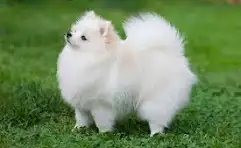
#> input picture imagenpomerian.jpg, 241 x 148 px
$ python act4-opencv-0117.py
#> lines starting #> are read from the running program, lines starting #| are printed output that depends on the picture; after the words box and inside, x2 and y2 are one past the last pixel; in counts of white or black regions, pixels touching at a corner belong together

# ==============================================================================
# 0. IMPORTACIÓN DE LIBRERÍAS
# ==============================================================================
import cv2  # Importa la librería OpenCV para procesamiento de imágenes y visión artificial.
import numpy as np  # Importa NumPy para manejar las imágenes como arreglos/matrices matemáticas.
import sys  # Importa Sys para poder detener el programa de forma segura si ocurre un error.

# ==============================================================================
# 1. LECTURA DE LA IMAGEN DESDE LA CARPETA
# ==============================================================================
print("\n1. LECTURA DE IMÁGENES")  # Imprime el título de la sección en la consola.
imagenpomerian = cv2.imread('imagenpomerian.jpg')  # Lee la imagen y la guarda como matriz.
#> imagenpomerian is the input picture: shape (148, 241, 3); mean B, G, R 98.4, 140.5, 115.7
print("-+-+-+-+-Matias Lopez NC 0117-+-+-+-+-+-")

if imagenpomerian is None:
    print("Error: No se pudo leer 'imagenpomerian.jpg'. Revisa el nombre y ubicación.")
    sys.exit()
else:
    print("Imagen cargada exitosamente.")

cv2.putText(imagenpomerian, 'MATIAS LOPEZ NC 0117', (10, 30),
            cv2.FONT_HERSHEY_SIMPLEX, 0.7, (0, 0, 255), 2)
#> imagenpomerian: shape (148, 241, 3); 4.49% of pixels changed, all inside (x1, y1, x2, y2) = (12, 14, 239, 32)

# ==============================================================================
# 2. PROPIEDADES DE LA IMAGEN
# ==============================================================================
print("\n2. PROPIEDADES DE LA IMAGEN")
height, width, channels = imagenpomerian.shape
#> height = 148; width = 241; channels = 3
print(f"Dimensiones de la imagen: {width}x{height} píxeles")
#| Dimensiones de la imagen: 241x148 píxeles
print(f"Número de canales de color: {channels}")
#| Número de canales de color: 3
print(f"Tipo de dato de la imagen: {imagenpomerian.dtype}")
#| Tipo de dato de la imagen: uint8
print(f"Total de datos/píxeles: {imagenpomerian.size}")
#| Total de datos/píxeles: 107004

# ==============================================================================
# 3. VISUALIZACIÓN DE LA IMAGEN ORIGINAL
# ==============================================================================
print("\n3. MOSTRANDO IMAGEN ORIGINAL")
print("Presiona cualquier tecla sobre la ventana de la imagen para continuar...")
cv2.imshow('imagenpomerian NC 0117 matias lopez', imagenpomerian)
cv2.waitKey(0)

# ==============================================================================
# 4. ACCESO Y MODIFICACIÓN DE PÍXELES INDIVIDUALES
# ==============================================================================
print("\n4. ACCEDIENDO Y MODIFICANDO PÍXELES")
pixel_img = imagenpomerian.copy()

y, x = 100, 150
pixel = pixel_img[y, x]
#> pixel = [200, 198, 198]
print(f"Valor del píxel en ({x}, {y}): {pixel} (Formato BGR)")
#| Valor del píxel en (150, 100): [200 198 198] (Formato BGR)

pixel_img[y, x] = [0, 0, 255]
#> pixel_img: shape (148, 241, 3); mean B, G, R 94, 133.7, 121.7
cv2.circle(pixel_img, (x, y), 15, (0, 255, 255), 2)
#> pixel_img: shape (148, 241, 3); mean B, G, R 92.5, 134.2, 122.2

cv2.putText(pixel_img, 'MATIAS LOPEZ NC 0117', (10, 30),
            cv2.FONT_HERSHEY_SIMPLEX, 0.7, (0, 0, 255), 2)

cv2.imshow('Pixel Modificado NC 0117 Matias Lopez', pixel_img)
cv2.waitKey(0)

# ==============================================================================
# 5. REGIÓN DE INTERÉS (ROI - REGION OF INTEREST)
# ==============================================================================
print("\n5. REGIÓN DE INTERÉS (ROI)")
roi_img = imagenpomerian.copy()

roi = roi_img[50:200, 100:300]
cv2.rectangle(roi_img, (100, 50), (300, 200), (0, 255, 0), 2)
#> roi_img: shape (148, 241, 3); mean B, G, R 91, 135.3, 118.4

cv2.putText(roi_img, 'MATIAS LOPEZ NC 0117', (10, 30),
            cv2.FONT_HERSHEY_SIMPLEX, 0.7, (0, 0, 255), 2)

cv2.imshow('Imagen con ROI marcada', roi_img)
cv2.waitKey(0)

roi = roi.copy()
cv2.putText(roi, 'MATIAS LOPEZ NC 0117', (5, 25),
            cv2.FONT_HERSHEY_SIMPLEX, 0.5, (0, 0, 255), 1)
#> roi: shape (98, 141, 3); mean B, G, R 105.5, 146.1, 121.8

cv2.imshow('ROI Extraida (Recorte)', roi)
cv2.waitKey(0)

# ==============================================================================
# 6. SEPARACIÓN Y FUSIÓN DE CANALES DE COLOR (BGR)
# ==============================================================================
print("\n6. SEPARANDO Y FUSIONANDO CANALES")
b, g, r = cv2.split(imagenpomerian)

cv2.putText(b, 'MATIAS LOPEZ NC 0117', (10, 30),
            cv2.FONT_HERSHEY_SIMPLEX, 0.5, 255, 1)
#> b: shape (148, 241); min 0, max 255, mean 95.9
cv2.imshow('Canal Azul (Escala de grises)', b)

cv2.putText(g, 'MATIAS LOPEZ NC 0117', (10, 30),
            cv2.FONT_HERSHEY_SIMPLEX, 0.5, 255, 1)
#> g: shape (148, 241); min 0, max 255, mean 135.4
cv2.imshow('Canal Verde (Escala de grises)', g)

cv2.putText(r, 'MATIAS LOPEZ NC 0117', (10, 30),
            cv2.FONT_HERSHEY_SIMPLEX, 0.5, 255, 1)
#> r: shape (148, 241); min 0, max 255, mean 122.3
cv2.imshow('Canal Rojo (Escala de grises)', r)

cv2.waitKey(0)

zeros = np.zeros_like(b)
blue_img = cv2.merge([b, zeros, zeros])
green_img = cv2.merge([zeros, g, zeros])
red_img = cv2.merge([zeros, zeros, r])

cv2.putText(blue_img, 'MATIAS LOPEZ NC 0117', (10, 30),
            cv2.FONT_HERSHEY_SIMPLEX, 0.7, (0, 0, 255), 2)
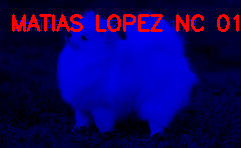
#> blue_img: shape (148, 241, 3); mean of channels 0, 1, 2 94.7, 0, 11.5; drawn as B, G, R
cv2.putText(green_img, 'MATIAS LOPEZ NC 0117', (10, 30),
            cv2.FONT_HERSHEY_SIMPLEX, 0.7, (0, 0, 255), 2)
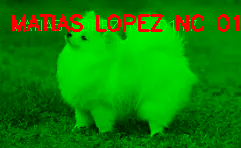
#> green_img: shape (148, 241, 3); mean of channels 0, 1, 2 0, 134.2, 11.5; drawn as B, G, R
cv2.putText(red_img, 'MATIAS LOPEZ NC 0117', (10, 30),
            cv2.FONT_HERSHEY_SIMPLEX, 0.7, (0, 0, 255), 2)

cv2.imshow('Canal Azul (Coloreado)', blue_img)
cv2.imshow('Canal Verde (Coloreado)', green_img)
cv2.imshow('Canal Rojo (Coloreado)', red_img)
cv2.waitKey(0)

# ==============================================================================
# 7. REDIMENSIONAMIENTO DE IMÁGENES (RESIZING)
# ==============================================================================
print("\n7. REDIMENSIONANDO IMÁGENES")
resized_img = cv2.resize(imagenpomerian, (400, 300))

cv2.putText(resized_img, 'MATIAS LOPEZ NC 0117', (10, 30),
            cv2.FONT_HERSHEY_SIMPLEX, 0.6, (0, 0, 255), 2)
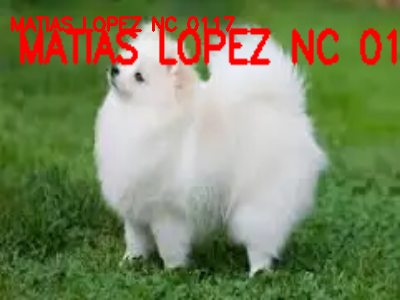
#> resized_img: shape (300, 400, 3); mean B, G, R 93.3, 132.3, 123.6

cv2.imshow('Redimensionada a 400x300', resized_img)
cv2.waitKey(0)

half_size = cv2.resize(imagenpomerian, None, fx=0.5, fy=0.5)
double_size = cv2.resize(imagenpomerian, None, fx=1.5, fy=1.5)

cv2.putText(half_size, 'MATIAS LOPEZ NC 0117', (5, 20),
            cv2.FONT_HERSHEY_SIMPLEX, 0.4, (0, 0, 255), 1)
#> half_size: shape (74, 120, 3); mean B, G, R 91.3, 129.9, 124.7
cv2.putText(double_size, 'MATIAS LOPEZ NC 0117', (10, 30),
            cv2.FONT_HERSHEY_SIMPLEX, 0.7, (0, 0, 255), 2)
#> double_size: shape (222, 362, 3); mean B, G, R 92.6, 131.4, 124

cv2.imshow('Mitad de tamano (0.5x)', half_size)
cv2.waitKey(0)
cv2.imshow('Ampliada (1.5x)', double_size)
cv2.waitKey(0)

# ==============================================================================
# 8. ROTACIÓN DE IMÁGENES
# ==============================================================================
print("\n8. ROTANDO IMÁGENES")
height, width = imagenpomerian.shape[:2]
rotation_matrix = cv2.getRotationMatrix2D((width / 2, height / 2), 45, 1)
rotated_img = cv2.warpAffine(imagenpomerian, rotation_matrix, (width, height))

cv2.putText(rotated_img, 'MATIAS LOPEZ NC 0117', (10, 30),
            cv2.FONT_HERSHEY_SIMPLEX, 0.7, (0, 0, 255), 2)
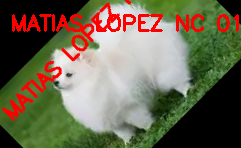
#> rotated_img: shape (148, 241, 3); mean B, G, R 80.6, 103.6, 109

cv2.imshow('Imagen Rotada (45 grados)', rotated_img)
cv2.waitKey(0)

# ==============================================================================
# 9. VOLTEO / ESPEJO DE IMÁGENES (FLIPPING)
# ==============================================================================
print("\n9. VOLTEANDO IMÁGENES")
horizontal_flip = cv2.flip(imagenpomerian, 1)

cv2.putText(horizontal_flip, 'MATIAS LOPEZ NC 0117', (10, 30),
            cv2.FONT_HERSHEY_SIMPLEX, 0.7, (0, 0, 255), 2)
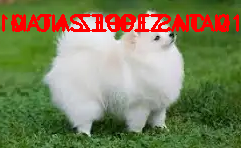
#> horizontal_flip: shape (148, 241, 3); mean B, G, R 91.1, 129.4, 124.9

cv2.imshow('Volteo Horizontal (Espejo)', horizontal_flip)
cv2.waitKey(0)

vertical_flip = cv2.flip(imagenpomerian, 0)

cv2.putText(vertical_flip, 'MATIAS LOPEZ NC 0117', (10, 30),
            cv2.FONT_HERSHEY_SIMPLEX, 0.7, (0, 0, 255), 2)
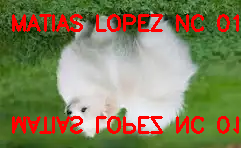
#> vertical_flip: shape (148, 241, 3); mean B, G, R 91.3, 129.2, 129.9

cv2.imshow('Volteo Vertical (De cabeza)', vertical_flip)
cv2.waitKey(0)

both_flip = cv2.flip(imagenpomerian, -1)

cv2.putText(both_flip, 'MATIAS LOPEZ NC 0117', (10, 30),
            cv2.FONT_HERSHEY_SIMPLEX, 0.7, (0, 0, 255), 2)
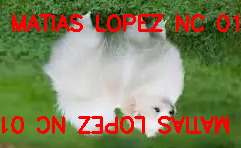
#> both_flip: shape (148, 241, 3); mean B, G, R 91.3, 129.3, 129.9

cv2.imshow('Volteo en Ambos Ejes', both_flip)
cv2.waitKey(0)

# ==============================================================================
# 10. GUARDADO DE RESULTADOS Y LIMPIEZA
# ==============================================================================
print("\n10. GUARDANDO IMAGEN RESULTANTE")
result = cv2.imwrite('rotated_image_0117.jpg', rotated_img)

if result:
    print("Imagen rotada guardada exitosamente como 'rotated_image_0117.jpg'")
else:
    print("Error: No se pudo guardar la imagen rotada.")

cv2.destroyAllWindows()
print("\n¡Todas las operaciones se completaron con éxito!")
print("Matias Lopez NC 0117")

$ run again, with image-10.png saved as imagenpomerian.jpg
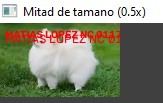
#> input picture image-10.png, 163 x 103 px
#> imagenpomerian is the input picture: shape (103, 163, 3); mean B, G, R 115.5, 135.9, 133.1
#> imagenpomerian: shape (103, 163, 3); 7.02% of pixels changed, all inside (x1, y1, x2, y2) = (12, 14, 163, 32)
#| Dimensiones de la imagen: 163x103 píxeles
#| Número de canales de color: 3
#| Tipo de dato de la imagen: uint8
#| Total de datos/píxeles: 50367
#> pixel = [64, 64, 64]
#| Valor del píxel en (150, 100): [64 64 64] (Formato BGR)
#> roi_img: shape (103, 163, 3); mean B, G, R 104.5, 127.7, 138.5
#> `cv2.putText(vertical_flip, 'MATIAS LOPEZ NC 0117', (10, 30), cv2.FONT_..`:
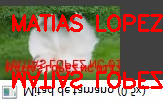
#> vertical_flip: shape (103, 163, 3); mean B, G, R 100.3, 117.5, 152
#> `cv2.putText(both_flip, 'MATIAS LOPEZ NC 0117', (10, 30), cv2.FONT_HERS..`:
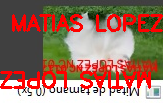
#> both_flip: shape (103, 163, 3); mean B, G, R 100.4, 117.3, 152.1
